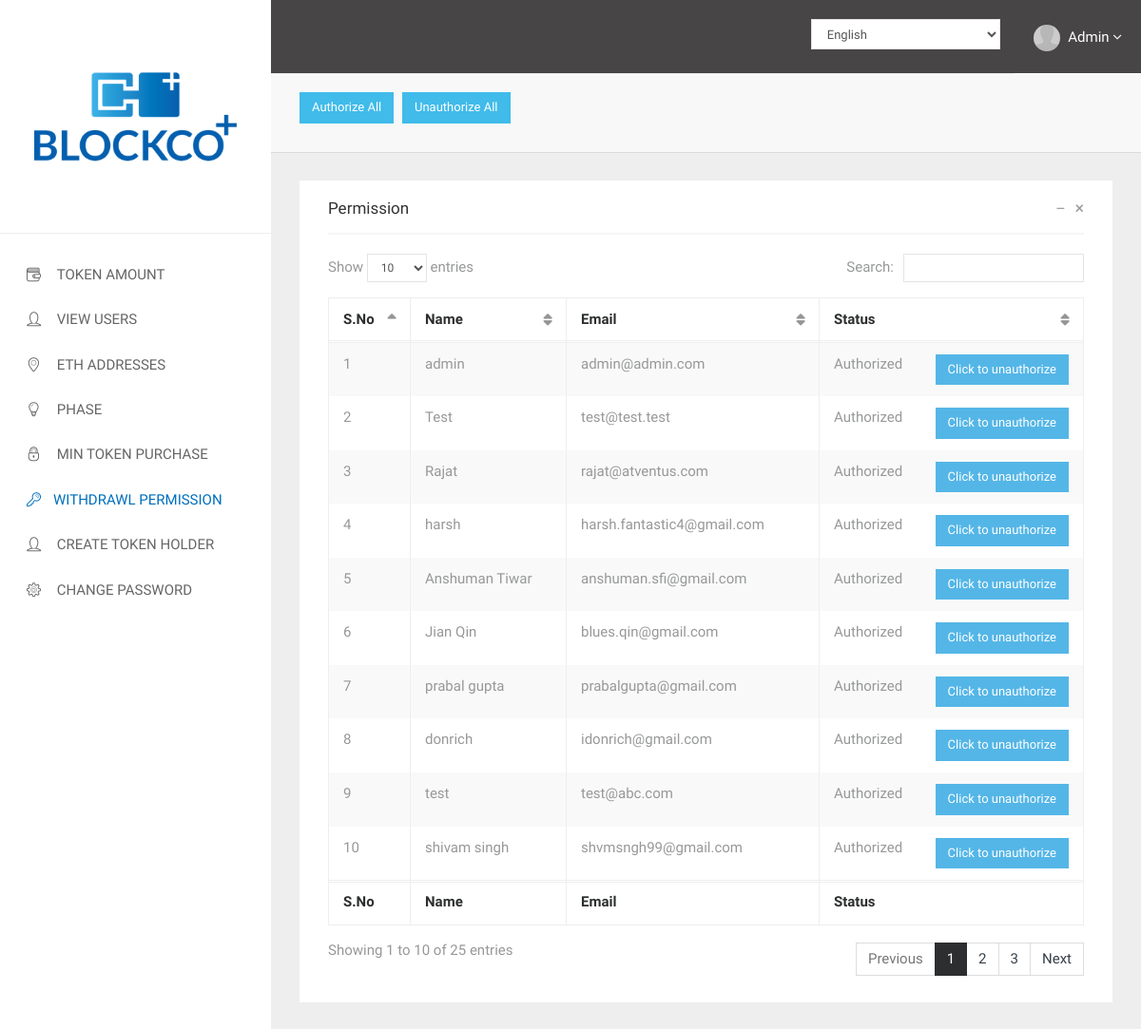
Page /index.php/admin/withdrawal_permission on the committed database.
### tables this page shows
CREATE TABLE `withdrawal_permission` (
  `id` bigint(20) NOT NULL AUTO_INCREMENT,
  `user_id` bigint(20) NOT NULL,
  `permission` tinyint(1) NOT NULL DEFAULT '1',
  PRIMARY KEY (`id`)
);

CREATE TABLE `user` (
  `id` int(11) NOT NULL AUTO_INCREMENT,
  `name` varchar(255) NOT NULL,
  `email` varchar(255) NOT NULL,
  `password` varchar(255) NOT NULL,
  `date_of_creation` timestamp NOT NULL DEFAULT CURRENT_TIMESTAMP,
  `date_of_update` timestamp NOT NULL DEFAULT CURRENT_TIMESTAMP ON UPDATE CURRENT_TIMESTAMP,
  `unique_id` varchar(10) NOT NULL,
  `token_amt` decimal(50,6) DEFAULT NULL,
  `u_status` int(1) NOT NULL DEFAULT '1',
  `secret_key` varchar(25) NOT NULL,
  `refferal_code` varchar(10) NOT NULL,
  `google_enable` tinyint(1) NOT NULL DEFAULT '0',
  PRIMARY KEY (`id`)
);

### application/controllers/Admin.php (called while the page is built, shortened)
<?php
class Admin extends CI_Controller
{
    public function __construct()
    {
        $this->load->helper('language');
    }
    function withdrawal_permission(){
        $query = $this->_custom_query("SELECT user.id, user.name, user.email, withdrawal_permission.permission FROM user INNER JOIN withdrawal_permission ON user.id = withdrawal_permission.user_id");
        $data['result'] = $query->result();
        $this->load->view('admin/Header',$data);
        $this->load->view('admin/Withdrawal_permission');
        $this->load->view('admin/Footer');
    }
    function _custom_query($query)
    {
        $this->load->model('Admin_model');
        return $this->Admin_model->_custom_query($query);
    }
}

### index.php (called while the page is built, shortened)
<?php
require_once BASEPATH.'core/CodeIgniter.php';

### application/models/Admin_model.php (called while the page is built, shortened)
<?php if ( ! defined('BASEPATH')) exit('No direct script access allowed');
class Admin_model extends CI_Model
{
    function _custom_query($mysql_query) {
        $query = $this->db->query($mysql_query);
        return $query;
    }
}

### application/views/admin/Withdrawal_permission.php (the view, shortened to what this page needs)
<div class="page-title">
    <div class="title-env">
        <button class='btn btn-info btn-large' id='authorize_all' ><?=lang('AUTHORIZE_ALL')?></button>
        <button class='btn btn-info btn-large' id='unauthorize_all' ><?=lang('UNAUTHORIZE_ALL')?></button>
    </div>
</div>
<div class="panel panel-default">
    <div class="panel-heading">
        <h3 class="panel-title"><?=lang('PERMISSION')?></h3>
        <div class="panel-options">
            <a href="#" data-toggle="panel">
                <span class="collapse-icon">&ndash;</span>
            </a>
            <a href="#" data-toggle="remove">
                &times;
            </a>
        </div>
    </div>
    <div class="panel-body">
        <script type="text/javascript">
        jQuery(document).ready(function($)
        {
            $("#example-1").dataTable({
                aLengthMenu: [
                    [10, 25, 50, 100, -1], [10, 25, 50, 100, "All"]
                ]
            });
        });
        </script>
        <table id="example-1" class="table table-striped table-bordered" cellspacing="0" width="100%">
            <thead>
                <tr>
                    <th><?=lang('S_NO')?></th>
                    <th><?=lang('NAME')?></th>
                    <th><?=lang('EMAIL')?></th>
                    <th><?=lang('STATUS')?></th>
                </tr>
            </thead>
            <tfoot>
                <tr>
                    <th><?=lang('S_NO')?></th>
                    <th><?=lang('NAME')?></th>
                    <th><?=lang('EMAIL')?></th>
                    <th><?=lang('STATUS')?></th>
                </tr>
            </tfoot>
            <tbody>
                <?php
                        $i = 0;
                        foreach ($result as $row)
                        {
                            $i++;
                            ?>
                            <tr>
                                <td><?=$i?></td>
                                <td><?=$row->name?></td>
                                <td><?=$row->email?></td>
                                <td><?php
                                  if($row->permission == 0){
                                    echo "<p id='p".$row->id."' style='float:left'>Unauthorized</p>";
                                    echo "<button style='float:right' class='btn btn-success' id='unauthorized".$row->id."' onClick='permission_withdrawal(".'"unauthorized"'.",".$row->id.")'>Click to authorize</button>";
                                  }else{
                                    echo "<p 'p".$row->id."' style='float:left'>Authorized</p>";
                                    echo "<button style='float:right' class='btn btn-red' id='authorized".$row->id."' onClick='permission_withdrawal(".'"authorized"'.",".$row->id.")'>Click to unauthorize</button>";
                                  }
                                ?></td>
                            </tr>
                            <?php
                        }
                        ?>
            </tbody>
        </table>
    </div>
</div>

### application/views/admin/Header.php (shortened to what this page needs)
<!DOCTYPE html>
<html lang="en">
<head>
    <link rel="stylesheet" href="<?=base_url()?>assets/css/fonts/linecons/css/linecons.css">
    <link rel="stylesheet" href="<?=base_url()?>assets/css/fonts/fontawesome/css/font-awesome.min.css">
    <link rel="stylesheet" href="<?=base_url()?>assets/css/bootstrap.css">
    <link rel="stylesheet" href="<?=base_url()?>assets/css/xenon-core.css">
    <link rel="stylesheet" href="<?=base_url()?>assets/css/xenon-forms.css">
    <link rel="stylesheet" href="<?=base_url()?>assets/css/xenon-components.css">
    <link rel="stylesheet" href="<?=base_url()?>assets/css/xenon-skins.css">
    <link rel="stylesheet" href="<?=base_url()?>assets/css/custom.css">
</head>
<body class="page-body skin-white">
    <div class="page-container">
        <div class="sidebar-menu toggle-others fixed">
            <div class="sidebar-menu-inner">
                <header class="logo-env">
                    <div class="logo">
                        <a href="<?php echo base_url(); ?>admin/view_user" class="logo-expanded">
                            <img src="<?php echo base_url(); ?>assets/images/BlockCO+.png" alt="" class="img-responsive" />
                        </a>
                    </div>
                </header>
                <ul id="main-menu" class="main-menu">
                   <li class="<?php if($this->uri->segment(2) == 'fees'){echo 'active';}?>">
                        <a href="<?=base_url('admin/fees')?>">
                            <i class="linecons-wallet"></i>
                            <span class="title"> <?=lang('TOKEN_AMOUNT')?></span>
                        </a>
                    </li>
                    <li class="<?php if($this->uri->segment(2) == 'view_user'){echo 'active';}?>">
                        <a href="<?=base_url('admin/view_user')?>">
                            <i class="linecons-user"></i>
                            <span class="title"> <?=lang('VIEW_USERS')?></span>
                        </a>
                    </li>
                    <li class="<?php if($this->uri->segment(2) == 'view_eth_address'){echo 'active';}?>">
                        <a href="<?=base_url('admin/view_eth_address')?>"><i class="linecons-location"></i>
                            <span class="title"> <?=lang('ETH_ADDRESS')?></span></a>
                    </li>
                    <li class="<?php if($this->uri->segment(2) == 'phase'){echo 'active';}?><?php if($this->uri->segment(2) == 'phase_create'){ echo 'active';}?>">
                        <a href="<?=base_url('admin/phase')?>"><i class="linecons-lightbulb"></i>
                        <span class="title"> <?=lang('PHASE')?></span></a>
                    </li>
                    <li class="<?php if($this->uri->segment(2) == 'minimum_token'){echo 'active';}?>">
                        <a href="<?=base_url('admin/minimum_token')?>"><i class="linecons-lock"></i>
                        <span class="title"> <?=lang('MINIMUM_TOKEN_PURCHASE')?></span></a>
                    </li>
                    <li class="<?php if($this->uri->segment(2) == 'withdrawal_permission'){echo 'active';}?>"> <a href="<?=base_url('admin/withdrawal_permission')?>"><i class="linecons-key"></i><span class="title"> <?=lang('WITHDRAWL_PERMISSION')?></span></a>
                    </li>
                    <li class="<?php if($this->uri->segment(2) == 'admin_address'){echo 'active';}?>">
                        <a href="<?=base_url('admin/admin_address')?>"><i class="linecons-user"></i> <span class="title"> <?=lang('CREATE_TOKEN_HOLDER_ADMIN')?></span></a>
                    </li>
                      <li class="<?php if($this->uri->segment(2) == 'change_password'){echo 'active';}?>">
                        <a href="<?=base_url('admin/change_password')?>"><i class="linecons-cog"></i> <span class="title"> <?=lang('CHANGE_ADMIN_PANEL_PASSWORD')?></span></a>
                    </li>
                </ul>
            </div>
        </div>
        <div class="main-content">
            <nav class="navbar user-info-navbar"  role="navigation">
                 <ul class="user-info-menu right-links list-inline list-unstyled">
                    <li class="dropdown user-profile">
                        <a href="#" class="dropdown-toggle" data-toggle="dropdown">
                            <img src="<?php echo base_url();?>assets/images/user-4.png" alt="user-image" class="img-circle img-inline userpic-32" width="28" />
                            <span>
                                Admin
                                <i class="fa-angle-down"></i>
                            </span>
                        </a>
                    </li>
                </ul>
                <?php
     if ($this->session->userdata('lang')){
         $lang = $this->session->userdata('lang');
     }else{
         $lang = 'english';
     }
     ?>
        <div class = "col-md-3 pull-right" style="margin-top: 20px;">
        <form action="<?php echo base_url();?>admin/changeLang" method="post" id="language_select">
            <select name="lang" id="lang" class="form-control"  onchange="changeLang()">
            <option value='english' <?php if($lang == 'english') echo "selected"; ?>>English</option>
            </select>
            </form>
        </div>
    </nav>

### application/views/admin/Footer.php (shortened to what this page needs)
   <link rel="stylesheet" href="<?=base_url()?>assets/js/datatables/dataTables.bootstrap.css">
</body>
</html>

### rows in the picture
withdrawal_permission: user.name "admin", user.email "admin@admin.com"
withdrawal_permission: user.name "Test", user.email "test@test.test"
withdrawal_permission: user.name "Rajat", user.email "rajat@atventus.com"
withdrawal_permission: user.name "harsh", user.email "harsh.fantastic4@gmail.com"
withdrawal_permission: user.name "Anshuman Tiwar", user.email "anshuman.sfi@gmail.com"
withdrawal_permission: user.name "Jian Qin", user.email "blues.qin@gmail.com"
withdrawal_permission: user.name "prabal gupta", user.email "prabalgupta@gmail.com"
withdrawal_permission: user.name "donrich", user.email "idonrich@gmail.com"
withdrawal_permission: user.name "test", user.email "test@abc.com"
withdrawal_permission: user.name "shivam singh", user.email "shvmsngh99@gmail.com"

### other values in the picture
lang('TOKEN_AMOUNT') "TOKEN AMOUNT"
lang('VIEW_USERS') "VIEW USERS"
lang('ETH_ADDRESS') "ETH ADDRESSES"
lang('PHASE') "PHASE"
lang('MINIMUM_TOKEN_PURCHASE') "MIN TOKEN PURCHASE"
lang('WITHDRAWL_PERMISSION') "WITHDRAWL PERMISSION"
lang('CREATE_TOKEN_HOLDER_ADMIN') "CREATE TOKEN HOLDER"
lang('CHANGE_ADMIN_PANEL_PASSWORD') "CHANGE PASSWORD"
lang('AUTHORIZE_ALL') "Authorize All"
lang('UNAUTHORIZE_ALL') "Unauthorize All"
lang('PERMISSION') "Permission"
lang('S_NO') "S.No"
lang('NAME') "Name"
lang('EMAIL') "Email"
lang('STATUS') "Status"
